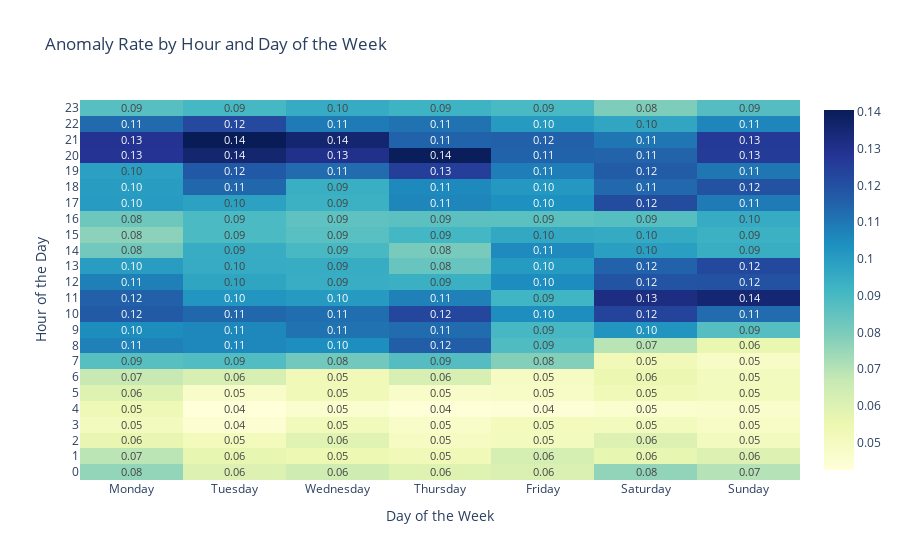
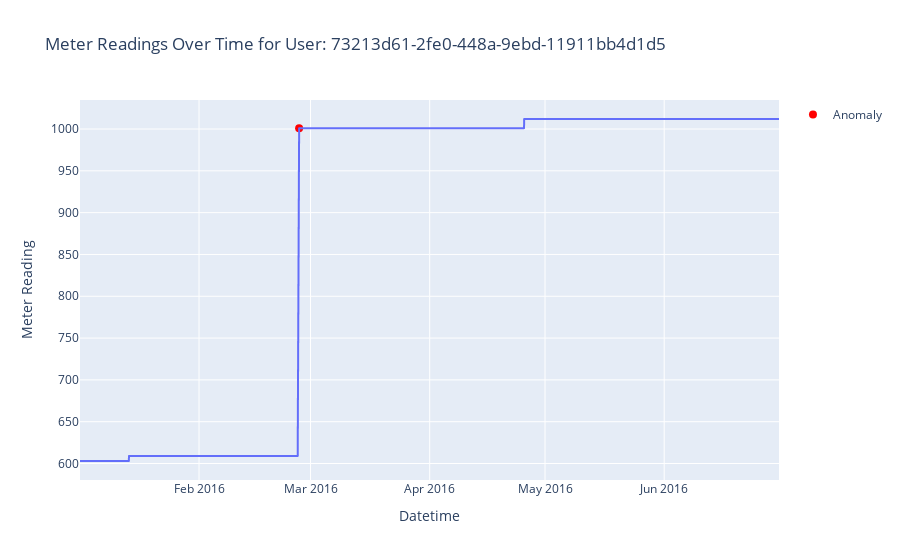
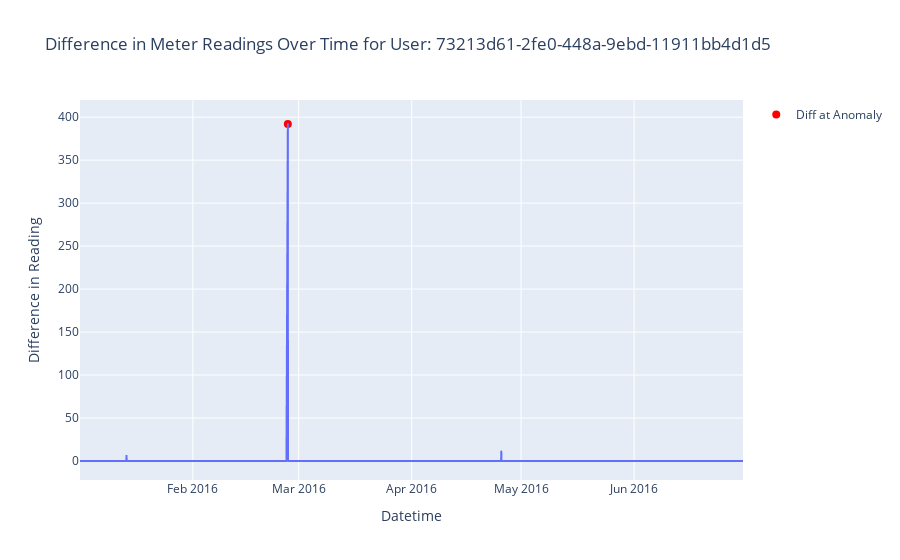

Notebook code for these charts, in order:
### Code cell
# prompt: make this chart interective
import plotly.express as px
import plotly.graph_objects as go


# Create an interactive heatmap using Plotly
# fig_heatmap = px.heatmap(
#     anomaly_pivot,
#     x=anomaly_pivot.columns,
#     y=anomaly_pivot.index,
#     color_continuous_scale='YlGnBu',
#     text_auto='.2f',
#     title='Anomaly Rate by Hour and Day of the Week'
# )

fig_heatmap = go.Figure(data=go.Heatmap(
    z=anomaly_pivot.values,
    x=anomaly_pivot.columns,
    y=anomaly_pivot.index,
    colorscale='YlGnBu',
    text=anomaly_pivot.values,
    texttemplate="%{text:.2f}",
    hoverinfo='x+y+z'
))

fig_heatmap.update_layout(
    title='Anomaly Rate by Hour and Day of the Week',
    xaxis_title='Day of the Week',
    yaxis_title='Hour of the Day',
    yaxis=dict(tickmode='array', tickvals=list(range(24))) # Ensure all hours are shown
)


fig_heatmap.show()

# Create interactive plots for individual users using Plotly

# Choose a random user from the dataset
random_user_key = df['user key'].sample(1).iloc[0]
print(f"Visualizing anomalies for user: {random_user_key}")

# Filter the data for the selected user
user_df = df[df['user key'] == random_user_key].copy()

# Reset index to make datetime a column for Plotly
user_df = user_df.reset_index()

# Plot the meter readings and highlight anomalies for the user
fig_meter_reading = px.line(
    user_df,
    x='datetime',
    y='meter reading',
    title=f'Meter Readings Over Time for User: {random_user_key}'
)

# Add anomaly points as markers
anomaly_points = user_df[user_df['Anomaly'] == 1]
fig_meter_reading.add_scatter(
    x=anomaly_points['datetime'],
    y=anomaly_points['meter reading'],
    mode='markers',
    name='Anomaly',
    marker=dict(color='red', size=8)
)

fig_meter_reading.update_layout(
    xaxis_title='Datetime',
    yaxis_title='Meter Reading'
)

fig_meter_reading.show()


# Optionally, visualize the 'diff' for the user
fig_diff = px.line(
    user_df,
    x='datetime',
    y='diff',
    title=f'Difference in Meter Readings Over Time for User: {random_user_key}'
)

# Add anomaly diff points as markers
anomaly_diff_points = user_df[user_df['Anomaly'] == 1]
fig_diff.add_scatter(
    x=anomaly_diff_points['datetime'],
    y=anomaly_diff_points['diff'],
    mode='markers',
    name='Diff at Anomaly',
    marker=dict(color='red', size=8)
)

fig_diff.update_layout(
    xaxis_title='Datetime',
    yaxis_title='Difference in Reading'
)

fig_diff.show()

### Figure 1 — Plotly figure (JSON) as saved in the notebook; plotly's stock layout.template omitted (floating-point values rounded to 4 significant figures; data arrays with more than 128 entries replaced by an {"elided": "..."} marker saying what was removed)
{"data": [{"colorscale": [[0, "rgb(255,255,217)"], [0.125, "rgb(237,248,177)"], [0.25, "rgb(199,233,180)"], [0.375, "rgb(127,205,187)"], [0.5, "rgb(65,182,196)"], [0.625, "rgb(29,145,192)"], [0.75, "rgb(34,94,168)"], [0.875, "rgb(37,52,148)"], [1, "rgb(8,29,88)"]], "hoverinfo": "x+y+z", "text": {"elided": "24x7 float values"}, "texttemplate": "%{text:.2f}", "type": "heatmap", "x": ["Monday", "Tuesday", "Wednesday", "Thursday", "Friday", "Saturday", "Sunday"], "y": [0, 1, 2, 3, 4, 5, 6, 7, 8, 9, 10, 11, 12, 13, 14, 15, 16, 17, 18, 19, 20, 21, 22, 23], "z": {"elided": "24x7 float values"}}], "layout": {"title": {"text": "Anomaly Rate by Hour and Day of the Week"}, "xaxis": {"title": {"text": "Day of the Week"}}, "yaxis": {"tickmode": "array", "tickvals": [0, 1, 2, 3, 4, 5, 6, 7, 8, 9, 10, 11, 12, 13, 14, 15, 16, 17, 18, 19, 20, 21, 22, 23], "title": {"text": "Hour of the Day"}}}}

### Figure 2 — Plotly figure (JSON) as saved in the notebook; plotly's stock layout.template omitted (floating-point values rounded to 4 significant figures; data arrays with more than 128 entries replaced by an {"elided": "..."} marker saying what was removed)
{"data": [{"hovertemplate": "datetime=%{x}<br>meter reading=%{y}<extra></extra>", "legendgroup": "", "line": {"color": "#636efa", "dash": "solid"}, "marker": {"symbol": "circle"}, "mode": "lines", "name": "", "showlegend": false, "type": "scattergl", "x": {"elided": "2816 str values"}, "xaxis": "x", "y": {"elided": "2816 float values"}, "yaxis": "y"}, {"marker": {"color": "red", "size": 8}, "mode": "markers", "name": "Anomaly", "type": "scatter", "x": ["2016-02-27T00:51:39.000000000"], "y": [1001.0]}], "layout": {"legend": {"tracegroupgap": 0}, "title": {"text": "Meter Readings Over Time for User: 73213d61-2fe0-448a-9ebd-11911bb4d1d5"}, "xaxis": {"anchor": "y", "domain": [0, 1], "title": {"text": "Datetime"}}, "yaxis": {"anchor": "x", "domain": [0, 1], "title": {"text": "Meter Reading"}}}}

### Figure 3 — Plotly figure (JSON) as saved in the notebook; plotly's stock layout.template omitted (floating-point values rounded to 4 significant figures; data arrays with more than 128 entries replaced by an {"elided": "..."} marker saying what was removed)
{"data": [{"hovertemplate": "datetime=%{x}<br>diff=%{y}<extra></extra>", "legendgroup": "", "line": {"color": "#636efa", "dash": "solid"}, "marker": {"symbol": "circle"}, "mode": "lines", "name": "", "showlegend": false, "type": "scattergl", "x": {"elided": "2816 str values"}, "xaxis": "x", "y": {"elided": "2816 float values"}, "yaxis": "y"}, {"marker": {"color": "red", "size": 8}, "mode": "markers", "name": "Diff at Anomaly", "type": "scatter", "x": ["2016-02-27T00:51:39.000000000"], "y": [392.0]}], "layout": {"legend": {"tracegroupgap": 0}, "title": {"text": "Difference in Meter Readings Over Time for User: 73213d61-2fe0-448a-9ebd-11911bb4d1d5"}, "xaxis": {"anchor": "y", "domain": [0, 1], "title": {"text": "Datetime"}}, "yaxis": {"anchor": "x", "domain": [0, 1], "title": {"text": "Difference in Reading"}}}}
